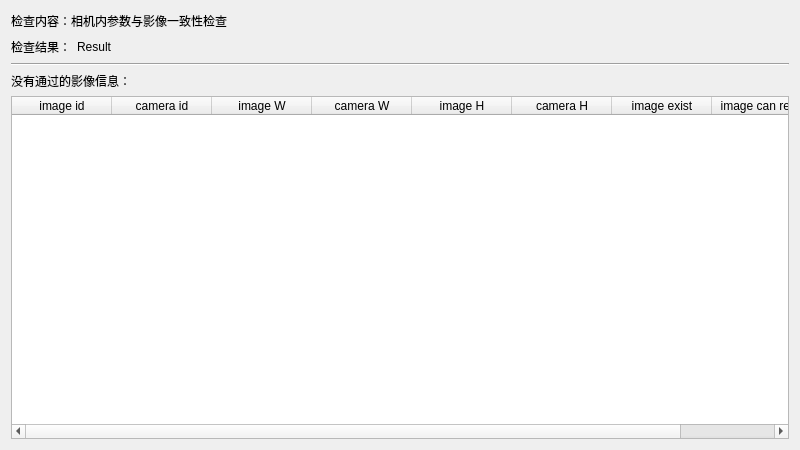
<?xml version="1.0" encoding="UTF-8"?>
<ui version="4.0">
 <class>CheckImageWidget</class>
 <widget class="QWidget" name="CheckImageWidget">
  <property name="geometry">
   <rect>
    <x>0</x>
    <y>0</y>
    <width>800</width>
    <height>450</height>
   </rect>
  </property>
  <property name="minimumSize">
   <size>
    <width>800</width>
    <height>450</height>
   </size>
  </property>
  <property name="windowTitle">
   <string>CheckImageWidget</string>
  </property>
  <layout class="QVBoxLayout" name="verticalLayout">
   <item>
    <layout class="QHBoxLayout" name="horizontalLayout">
     <item>
      <widget class="QLabel" name="label">
       <property name="text">
        <string>检查内容：相机内参数与影像一致性检查</string>
       </property>
      </widget>
     </item>
     <item>
      <spacer name="horizontalSpacer">
       <property name="orientation">
        <enum>Qt::Horizontal</enum>
       </property>
       <property name="sizeHint" stdset="0">
        <size>
         <width>40</width>
         <height>20</height>
        </size>
       </property>
      </spacer>
     </item>
    </layout>
   </item>
   <item>
    <layout class="QHBoxLayout" name="horizontalLayout_2">
     <item>
      <widget class="QLabel" name="label_2">
       <property name="text">
        <string>检查结果：</string>
       </property>
      </widget>
     </item>
     <item>
      <widget class="QLabel" name="labelResult">
       <property name="text">
        <string>Result</string>
       </property>
      </widget>
     </item>
     <item>
      <spacer name="horizontalSpacer_2">
       <property name="orientation">
        <enum>Qt::Horizontal</enum>
       </property>
       <property name="sizeHint" stdset="0">
        <size>
         <width>40</width>
         <height>20</height>
        </size>
       </property>
      </spacer>
     </item>
    </layout>
   </item>
   <item>
    <widget class="Line" name="line">
     <property name="orientation">
      <enum>Qt::Horizontal</enum>
     </property>
    </widget>
   </item>
   <item>
    <widget class="QLabel" name="label_3">
     <property name="text">
      <string>没有通过的影像信息：</string>
     </property>
    </widget>
   </item>
   <item>
    <widget class="QTableWidget" name="tableWidget">
     <attribute name="horizontalHeaderStretchLastSection">
      <bool>true</bool>
     </attribute>
     <column>
      <property name="text">
       <string>image id</string>
      </property>
     </column>
     <column>
      <property name="text">
       <string>camera id</string>
      </property>
     </column>
     <column>
      <property name="text">
       <string>image W</string>
      </property>
     </column>
     <column>
      <property name="text">
       <string>camera W</string>
      </property>
     </column>
     <column>
      <property name="text">
       <string>image H</string>
      </property>
     </column>
     <column>
      <property name="text">
       <string>camera H</string>
      </property>
     </column>
     <column>
      <property name="text">
       <string>image exist</string>
      </property>
     </column>
     <column>
      <property name="text">
       <string>image can read</string>
      </property>
     </column>
    </widget>
   </item>
  </layout>
 </widget>
 <layoutdefault spacing="6" margin="11"/>
 <resources/>
 <connections/>
</ui>
